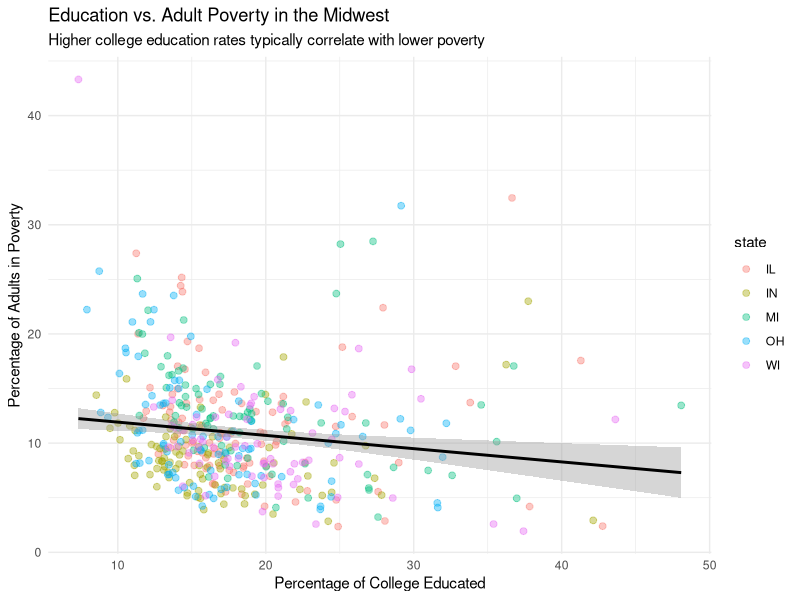
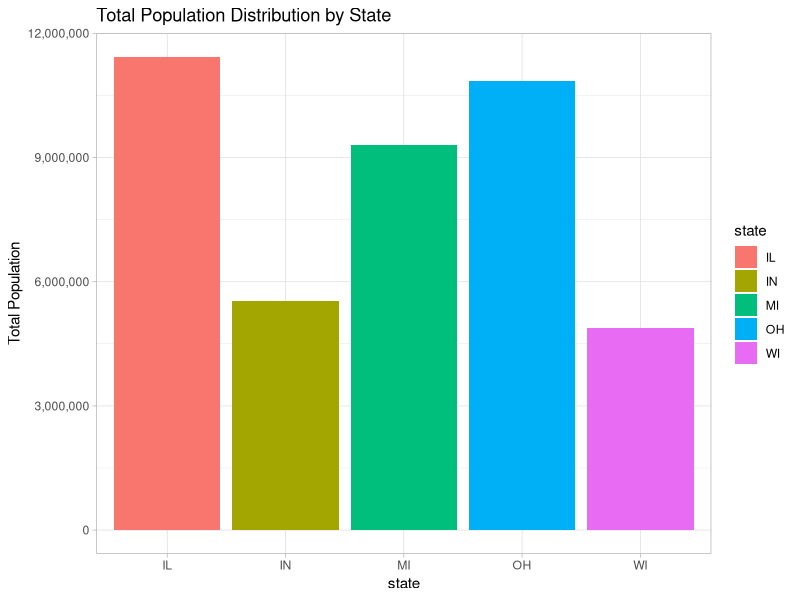
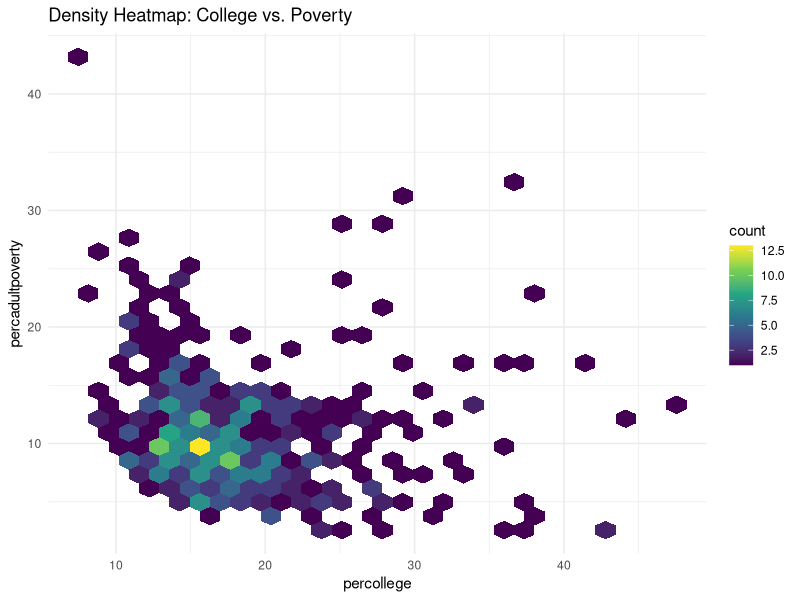
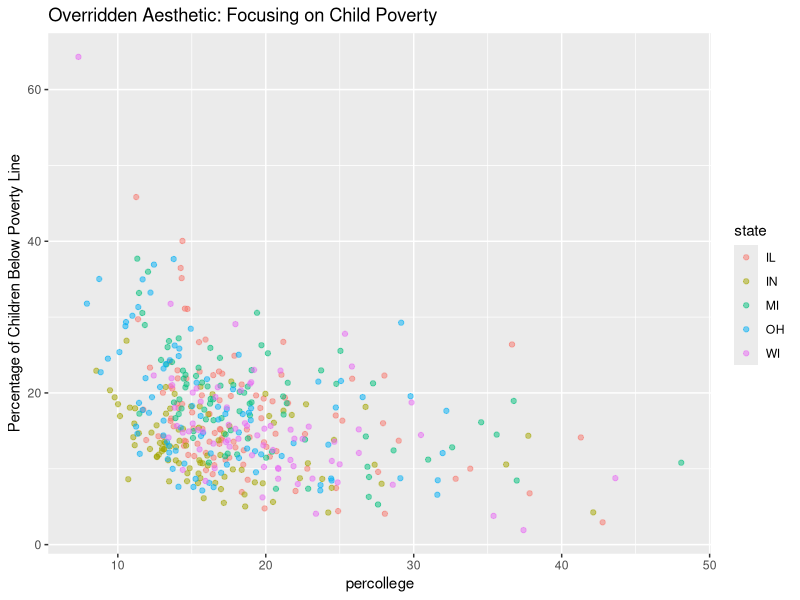

R code for these plots, in order:
# Load necessary libraries
library(ggplot2)
# hexbin is required for geom_hex()
if (!require("hexbin")) install.packages("hexbin")

# --- Task 1, 5, & 6: Scatter Plot with Color Mapping and Alpha ---
# Significance: Visualizes the individual county-level correlation between education and poverty.
p_scatter <- ggplot(midwest, aes(x = percollege, y = percadultpoverty)) +
  # Map color to state; reduce alpha to 0.4 to see overlapping points
  geom_point(aes(color = state), alpha = 0.4, size = 2) +
  # Add a linear trend line
  geom_smooth(method = "lm", color = "black", se = TRUE) +
  labs(
    title = "Education vs. Adult Poverty in the Midwest",
    subtitle = "Higher college education rates typically correlate with lower poverty",
    x = "Percentage of College Educated",
    y = "Percentage of Adults in Poverty"
  ) +
  theme_minimal()

# Note: For constant red color as requested, you would use:
# geom_point(color = "red", alpha = 0.4) 

# --- Task 2: Bar Chart of Population by State ---
# Significance: Highlights the total urban/rural scale of each state.
p_bar <- ggplot(midwest, aes(x = state, y = poptotal, fill = state)) +
  geom_col() + # geom_col is equivalent to geom_bar(stat="identity")
  scale_y_continuous(labels = scales::comma) +
  labs(title = "Total Population Distribution by State", y = "Total Population") +
  theme_light()

# --- Task 3: Hexagonal Heatmap ---
# Significance: Essential for identifying the "bulk" of the data in high-density areas.
p_hex <- ggplot(midwest, aes(x = percollege, y = percadultpoverty)) +
  geom_hex(bins = 30) +
  scale_fill_continuous(type = "viridis") +
  labs(title = "Density Heatmap: College vs. Poverty") +
  theme_minimal()

# --- Task 4: Shared Aesthetics & Overrides ---
# Significance: Demonstrates coding efficiency by reusing a base plot.
base_plot <- ggplot(midwest, aes(x = percollege, y = percadultpoverty))

# Overriding y to look at child poverty instead of adult poverty
p_override <- base_plot + 
  geom_point(aes(y = percchildbelowpovert, color = state), alpha = 0.5) +
  labs(title = "Overridden Aesthetic: Focusing on Child Poverty", 
       y = "Percentage of Children Below Poverty Line")

# Displaying plots
print(p_scatter)
print(p_bar)
print(p_hex)
print(p_override)
